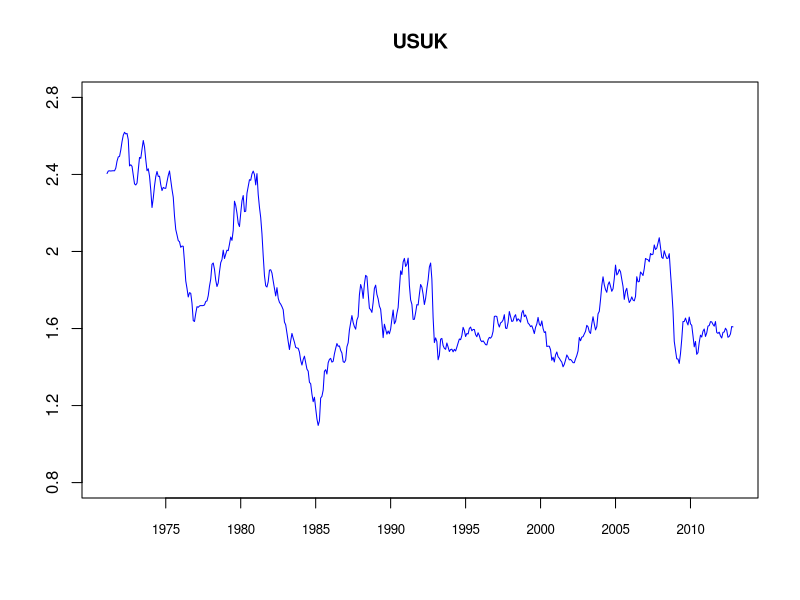
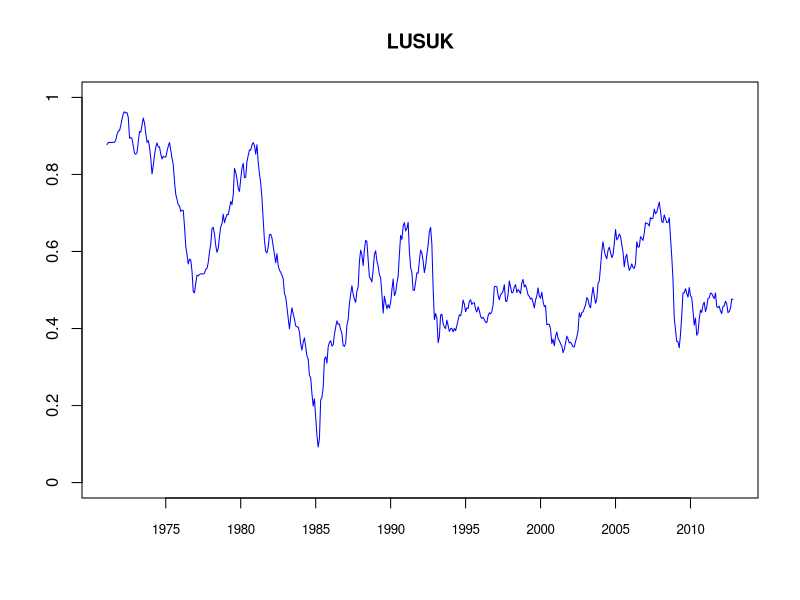
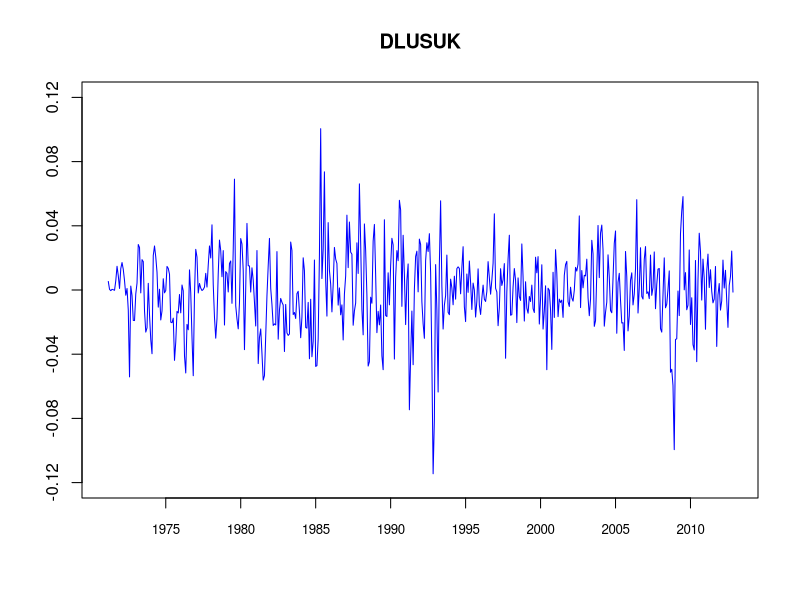
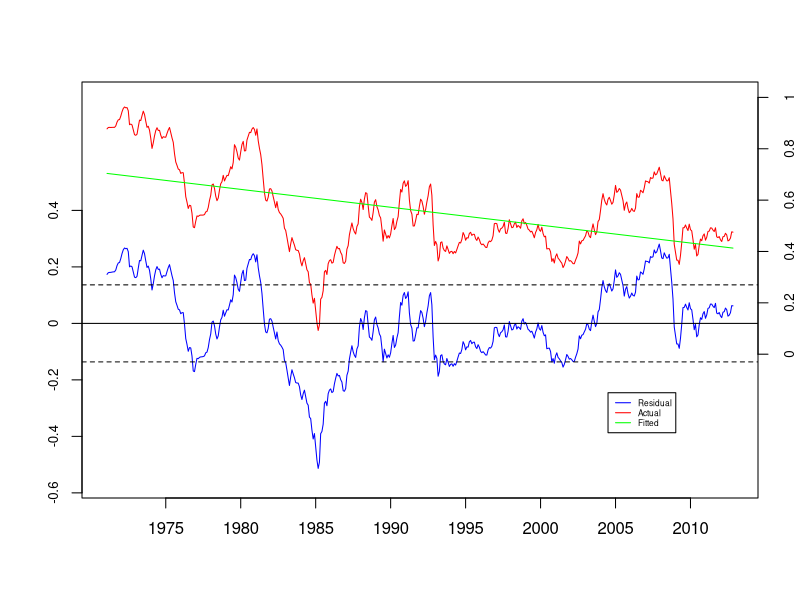
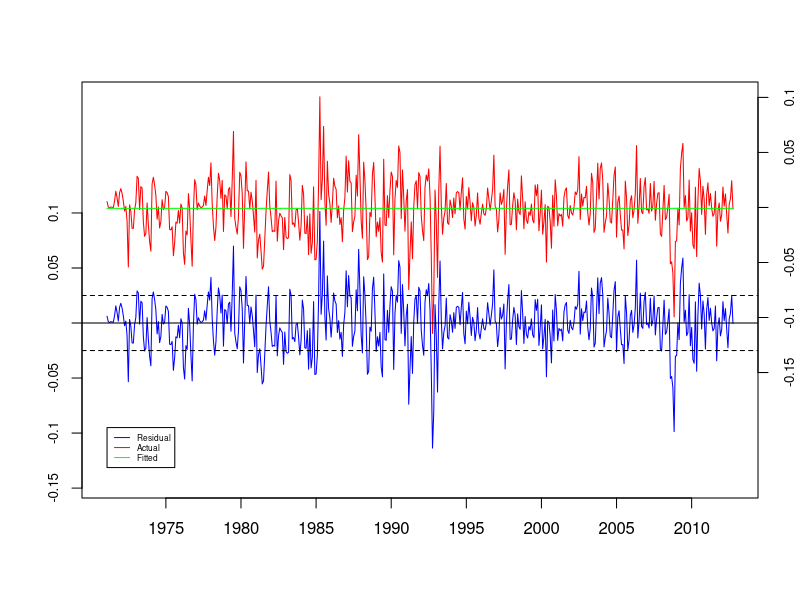

Here is the R script that generated these plots, in order:
##House Keeping
setwd("C:/Users/teohhongken/Desktop/Summer2014/Research/DieboldResearch/R_Others/R_ExchangeRate")
rm(list=ls())

##Read Data
rate <- read.csv("DataExchangeRate.csv",header=TRUE)
names(rate) <- c("TIME","USDGBP")
row=nrow(rate)

##Fig 17.1 USD/GBP Exchange Rate, 1971.01-2012.10
# pdf(file="Fig 17. USD_GBP Exchange Rate, 1971.01-2012.10.pdf",height=6,width=7.5)
plot(rate,type="l",axes=FALSE,col="blue",xlim=c(1,row),ylim=c(0.8,2.8),xlab="",ylab="",main="USUK")
box()
axis(side=1,at=c(seq(4*12,row-9,by=60)),lab=c(seq(1975,2010,by=5)),cex.axis=0.8)
axis(side=2,at=c(seq(0.8,2.8,by=0.4)),lab=c(seq(0.8,2.8,by=0.4)),cex.axis=1)
# dev.off()

##Fig 17.2 Log USD/GBP Exchange Rate, 1971.01-2012.10
lrate <- data.frame(rate$TIME,log(rate$USDGBP))
names(lrate) <- c("TIME","LUSDGBP")

# pdf(file="Fig 17. Log USD_GBP Exchange Rate, 1971.01-2012.10.pdf",height=6,width=7.5)
plot(lrate,type="l",axes=FALSE,col="blue",xlim=c(1,row),ylim=c(0,1),xlab="",ylab="",main="LUSUK")
box()
axis(side=1,at=c(seq(4*12,row-9,by=60)),lab=c(seq(1975,2010,by=5)),cex.axis=0.8)
axis(side=2,at=c(seq(0.0,1.0,by=0.2)),lab=c(seq(0.0,1.0,by=0.2)),cex.axis=1)
# dev.off()

##Fig 17.3 Change in Log USD/GBP Exchange Rate, 1971.01-2012.10
dlrate.v <- as.vector(NULL)
i <- 0
for (i in 1:(nrow(lrate)-1)) {
  dlrate.v[i] <- lrate$LUSDGBP[i+1]-lrate$LUSDGBP[i]
}
dlrate <- data.frame(lrate$TIME[-1],dlrate.v)
names(dlrate) <- c("TIME","DLUSDGBP")

# pdf(file="Fig 17. Change in Log USD_GBP Exchange Rate, 1971.01-2012.10.pdf",height=6,width=7.5)
plot(dlrate,type="l",axes=FALSE,col="blue",xlim=c(1,row),ylim=c(-0.12,0.12),xlab="",ylab="",main="DLUSUK")
box()
axis(side=1,at=c(seq(4*12,row-9,by=60)),lab=c(seq(1975,2010,by=5)),cex.axis=0.8)
axis(side=2,at=c(seq(-0.12,0.12,by=0.04)),lab=c(seq(-0.12,0.12,by=0.04)),cex.axis=1)
# dev.off()

##Fig 17.4 Log USD/GBP Exchange Rate, 1971.01-2012.10 Linear Model
attach(lrate)
lrate.mod <- lm(LUSDGBP~.,data=lrate)
print(summary(lrate.mod))

##Fig 17.5 Log USD/GBP Exchange Rate, 1971.01-2012.10 Residual Plot
lrate.act <- LUSDGBP
lrate.pred <- predict(lrate.mod,lrate)
lrate.resid <- lrate.act-lrate.pred
lrate.resid.plot=1.1*lrate.resid+0.12

# pdf(file="Fig 17. LUSUK Residual Plot.pdf",height=6,width=7.5)
plot(lrate.act,type="l",axes=FALSE,ylim=c(-0.5,1.0),xlab="",ylab="",main="",col="red")
lines(lrate.pred,col="green")
lines(lrate.resid.plot,col="blue")
abline(h=0.12,col="black")
abline(h=0.27,col="black",lty="dashed")
abline(h=-0.03,col="black",lty="dashed")

box()
axis(side=1,at=c(seq(4*12,row-9,by=60)),lab=c(seq(1975,2010,by=5)),cex.axis=1)
axis(side=2,at=c(-0.54,-0.32,-0.10,0.12,0.34,0.56),lab=c(-0.6,-0.4,-0.2,0,0.2,0.4),cex.axis=0.8)
axis(side=4,at=c(seq(0.0,1.0,by=0.2)),lab=c(seq(0.0,1.0,by=0.2)),cex.axis=0.8)

legend(row-100,-0.15,c("Residual","Actual","Fitted"),lty=c(1,1),col=c("blue","red","green"),cex=0.5)
# dev.off()

##Fig 17.6 Change in Log USD/GBP Exchange Rate, 1971.01-2012.10 Linear Model
dlrate.only <- data.frame(dlrate$DLUSDGBP)
names(dlrate.only) <- c("DLUSDGBP")
dlrate.mod <- lm(DLUSDGBP~.,data=dlrate.only)
print(summary(dlrate.mod))

##Fig 17.7 Change in Log USD/GBP Exchange Rate, 1971.01-2012.10 Residual Plot
attach(dlrate.only)
dlrate.act <- DLUSDGBP
dlrate.pred <- predict(dlrate.mod,dlrate.only)
dlrate.resid <- dlrate.act-dlrate.pred
dlrate.resid.plot=dlrate.resid-0.105

# pdf(file="Fig 17. DLUSUK Residual Plot.pdf",height=6,width=7.5)
plot(dlrate.act,type="l",axes=FALSE,ylim=c(-0.25,0.1),xlab="",ylab="",main="",col="red")
lines(dlrate.pred,col="green")
lines(dlrate.resid.plot,col="blue")
abline(h=-0.105,col="black")
abline(h=-0.08,col="black",lty="dashed")
abline(h=-0.13,col="black",lty="dashed")

box()
axis(side=1,at=c(seq(4*12,row-9,by=60)),lab=c(seq(1975,2010,by=5)),cex.axis=1)
axis(side=2,at=c(seq(-0.255,-0.005,by=0.05)),lab=c(seq(-0.15,0.10,by=0.05)),cex.axis=0.8)
axis(side=4,at=c(seq(-0.15,0.10,by=0.05)),lab=c(seq(-0.15,0.10,by=0.05)),cex.axis=0.8)

legend(1,-0.2,c("Residual","Actual","Fitted"),lty=c(1,1),col=c("blue","red","green"),cex=0.5)
# dev.off()
